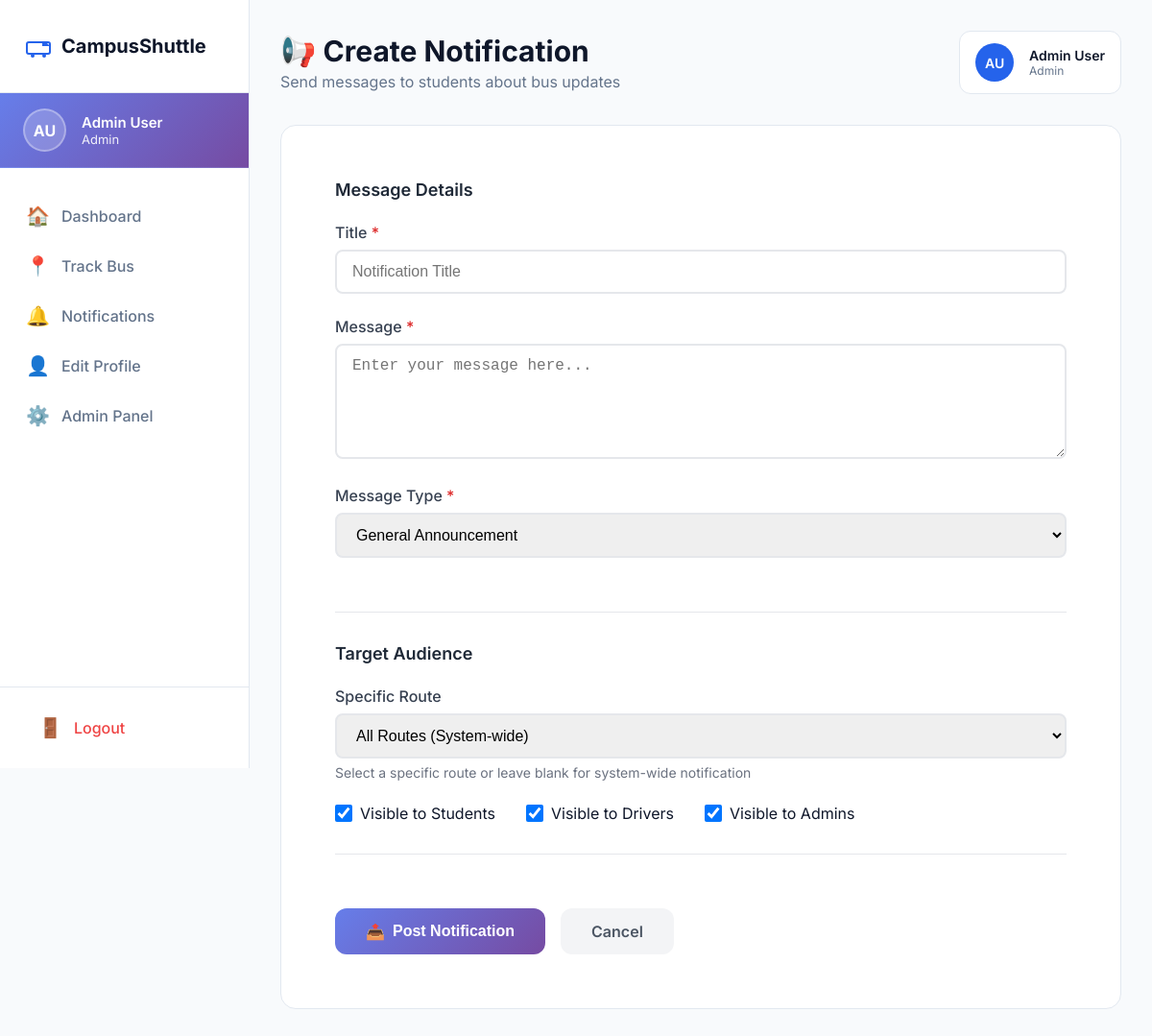
Page /notifications/create/ (signed in) on the committed database.
### core/models.py (models this page shows, shortened)
class User(AbstractUser):
    ROLE_CHOICES = [
        ('admin', 'Admin'),
        ('driver', 'Driver'),
        ('student', 'Student'),
    ]
    GENDER_CHOICES = [
        ('male', 'Male'),
        ('female', 'Female'),
        ('other', 'Other'),
    ]
    role = models.CharField(max_length=10, choices=ROLE_CHOICES, default='student')
    usn = models.CharField(max_length=20, unique=True, null=True, blank=True, verbose_name='USN')
    emp_no = models.CharField(max_length=20, unique=True, null=True, blank=True, verbose_name='Employee Number')
    phone_number = models.CharField(max_length=15, blank=True, null=True)
    gender = models.CharField(max_length=10, choices=GENDER_CHOICES, blank=True, null=True)
    profile_image = models.ImageField(upload_to='profiles/', blank=True, null=True)
    created_at = models.DateTimeField(auto_now_add=True)
    updated_at = models.DateTimeField(auto_now=True)
    groups = models.ManyToManyField(
        'auth.Group',
        verbose_name='groups',
        blank=True,
        help_text='The groups this user belongs to.',
        related_name='custom_user_set',
        related_query_name='custom_user',
    )
    user_permissions = models.ManyToManyField(
        'auth.Permission',
        verbose_name='user permissions',
        blank=True,
        help_text='Specific permissions for this user.',
        related_name='custom_user_set',
        related_query_name='custom_user',
    )
    class Meta:
        ordering = ['-created_at']

### core/views.py (the view)
# urls.py: path('notifications/create/', views.create_notification, name='create_notification'),
@login_required
def create_notification(request):
    if request.user.role not in ['driver', 'admin']:
        messages.error(request, 'You do not have permission to create notifications.')
        return redirect('core:notifications_list')
    if request.method == 'POST':
        form = NotificationForm(request.POST, user=request.user)
        if form.is_valid():
            notification = form.save(commit=False)
            notification.sender = request.user
            notification.save()
            messages.success(request, 'Notification posted successfully!')
            return redirect('core:notifications_list')
    else:
        form = NotificationForm(user=request.user)
    context = {
        'form': form,
    }
    return render(request, 'core/create_notification.html', context)

### core/models.py (called while the page is built)
    def __str__(self):
        return f"{self.route_number} - {self.name}"

### core/templates/core/create_notification.html (shortened to what this page needs)
{% load static %}
<!DOCTYPE html>
<html lang="en">
<head>
    <link rel="stylesheet" href="{% static 'core/css/dashboard.css' %}">
</head>
<body>
    <div class="dashboard-container">
        <aside class="sidebar">
            <div class="sidebar-header">
                <span class="brand-name">CampusShuttle</span>
            </div>
            <div class="sidebar-profile">
                {% if user.profile_image %}
                    <img src="{{ user.profile_image.url }}" alt="Profile" class="sidebar-avatar-img">
                {% else %}
                    <div class="sidebar-avatar">{{ user.first_name.0 }}{{ user.last_name.0 }}</div>
                {% endif %}
                <div class="sidebar-user-info">
                    <div class="sidebar-user-name">{{ user.get_full_name }}</div>
                    <div class="sidebar-user-role">{{ user.get_role_display }}</div>
                </div>
            </div>
            <nav class="sidebar-nav">
                <a href="{% url 'core:dashboard' %}" class="nav-item">
                    <span class="nav-icon">🏠</span>
                    <span>Dashboard</span>
                </a>
                <a href="{% url 'core:track_bus' %}" class="nav-item">
                    <span class="nav-icon">📍</span>
                    <span>Track Bus</span>
                </a>
                <a href="{% url 'core:notifications_list' %}" class="nav-item">
                    <span class="nav-icon">🔔</span>
                    <span>Notifications</span>
                </a>
                <a href="{% url 'core:edit_profile' %}" class="nav-item">
                    <span class="nav-icon">👤</span>
                    <span>Edit Profile</span>
                </a>
                {% if user.role == 'admin' %}
                <a href="/admin/" class="nav-item" target="_blank">
                    <span class="nav-icon">⚙️</span>
                    <span>Admin Panel</span>
                </a>
                {% endif %}
            </nav>
            <div class="sidebar-footer">
                <a href="{% url 'core:logout' %}" class="logout-btn">
                    <span class="nav-icon">🚪</span>
                    <span>Logout</span>
                </a>
            </div>
        </aside>
        <main class="main-content">
            <header class="dashboard-header">
                <div class="header-left">
                    <h1>📢 Create Notification</h1>
                    <p>Send messages to students about bus updates</p>
                </div>
                <div class="header-right">
                    <div class="user-profile">
                        {% if user.profile_image %}
                            <img src="{{ user.profile_image.url }}" alt="Profile" class="user-avatar-img">
                        {% else %}
                            <div class="user-avatar">{{ user.first_name.0 }}{{ user.last_name.0 }}</div>
                        {% endif %}
                        <div class="user-info">
                            <span class="user-name">{{ user.get_full_name }}</span>
                            <span class="user-role">{{ user.get_role_display }}</span>
                        </div>
                    </div>
                </div>
            </header>
            <div class="card form-card">
                <form method="post" class="notification-form">
                    <div class="form-section">
                        <h3>Message Details</h3>
                        <div class="form-group">
                            <label for="{{ form.title.id_for_label }}">Title <span class="required">*</span></label>
                            {{ form.title }}
                        </div>
                        <div class="form-group">
                            <label for="{{ form.message.id_for_label }}">Message <span class="required">*</span></label>
                            {{ form.message }}
                        </div>
                        <div class="form-group">
                            <label for="{{ form.message_type.id_for_label }}">Message Type <span class="required">*</span></label>
                            {{ form.message_type }}
                        </div>
                    </div>
                    <div class="form-section">
                        <h3>Target Audience</h3>
                        {% if user.role == 'driver' %}
                        <div class="auto-target-info">
                            <div class="info-icon">ℹ️</div>
                            <div class="info-content">
                                <p><strong>Automatic Targeting:</strong></p>
                                <p>This notification will be automatically sent to:</p>
                                <ul>
                                    <li>✅ All students registered on your assigned route</li>
                                    <li>✅ All administrators</li>
                                </ul>
                            </div>
                        </div>
                        <div class="form-group">
                            <label for="{{ form.route.id_for_label }}">Your Route <span class="required">*</span></label>
                            {{ form.route }}
                            {% if form.route.errors %}
                            <span class="error">{{ form.route.errors.0 }}</span>
                            {% endif %}
                        </div>
                        {{ form.visible_to_students }}
                        {{ form.visible_to_drivers }}
                        {{ form.visible_to_admins }}
                        {% else %}
                        <div class="form-group">
                            <label for="{{ form.route.id_for_label }}">Specific Route</label>
                            {{ form.route }}
                            <small class="help-text">{{ form.route.help_text }}</small>
                        </div>
                        <div class="visibility-checkboxes">
                            <div class="checkbox-group">
                                {{ form.visible_to_students }}
                                <label for="{{ form.visible_to_students.id_for_label }}">Visible to Students</label>
                            </div>
                            <div class="checkbox-group">
                                {{ form.visible_to_drivers }}
                                <label for="{{ form.visible_to_drivers.id_for_label }}">Visible to Drivers</label>
                            </div>
                            <div class="checkbox-group">
                                {{ form.visible_to_admins }}
                                <label for="{{ form.visible_to_admins.id_for_label }}">Visible to Admins</label>
                            </div>
                        </div>
                        {% endif %}
                    </div>
                    <div class="form-actions">
                        <button type="submit" class="btn-submit">
                            <span>📤</span>
                            <span>Post Notification</span>
                        </button>
                        <a href="{% url 'core:notifications_list' %}" class="btn-cancel">Cancel</a>
                    </div>
                </form>
            </div>
        </main>
    </div>
</body>
</html>

### core/static/core/css/dashboard.css (style rules this page uses)
:root { --primary-color: #2563eb; --primary-dark: #1e40af; --secondary-color: #64748b; --background: #f8fafc; --surface: #ffffff; --text-primary: #0f172a; --text-secondary: #64748b; --border-color: #e2e8f0; --success-color: #10b981; --warning-color: #f59e0b; --error-color: #ef4444; --info-color: #3b82f6; --sidebar-width: 260px; --hover-bg: #f1f5f9; --active-bg: #eff6ff; --card-shadow: 0 1px 3px rgba(0, 0, 0, 0.1); }
* { margin: 0; padding: 0; box-sizing: border-box; }
body { font-family: 'Inter', -apple-system, BlinkMacSystemFont, 'Segoe UI', sans-serif; background: var(--background); color: var(--text-primary); }
.dashboard-container { min-height: 100vh; }
.sidebar { background: var(--surface); border-right: 1px solid var(--border-color); display: flex; flex-direction: column; position: fixed; top: 0; left: 0; width: var(--sidebar-width); height: 100vh; overflow-y: auto; z-index: 1000; }
.sidebar-header { padding: 2rem 1.5rem; display: flex; align-items: center; gap: 0.5rem; border-bottom: 1px solid var(--border-color); }
.logo-icon { color: var(--primary-color); }
.brand-name { font-size: 1.25rem; font-weight: 700; color: var(--text-primary); }
.sidebar-nav { flex: 1; padding: 1.5rem 0; }
.nav-item { display: flex; align-items: center; gap: 0.75rem; padding: 0.875rem 1.5rem; color: var(--text-secondary); text-decoration: none; transition: all 0.2s ease; font-weight: 500; }
.nav-icon, .icon { font-size: 1.25rem; }
.sidebar-footer { border-top: 1px solid var(--border-color); padding: 1rem; }
.logout-btn { display: flex; align-items: center; gap: 0.75rem; padding: 0.875rem 1.5rem; color: var(--error-color); text-decoration: none; border-radius: 0.5rem; transition: all 0.2s ease; font-weight: 500; }
.main-content { margin-left: var(--sidebar-width); padding: 2rem; min-height: 100vh; width: calc(100% - var(--sidebar-width)); }
.dashboard-header { display: flex; justify-content: space-between; align-items: center; margin-bottom: 2rem; }
.header-left h1 { font-size: 1.875rem; font-weight: 700; margin-bottom: 0.25rem; }
.header-left p { color: var(--text-secondary); }
.user-profile { display: flex; align-items: center; gap: 1rem; background: var(--surface); padding: 0.75rem 1rem; border-radius: 0.75rem; border: 1px solid var(--border-color); }
.user-avatar { width: 2.5rem; height: 2.5rem; border-radius: 50%; background: var(--primary-color); color: white; display: flex; align-items: center; justify-content: center; font-weight: 600; font-size: 0.875rem; flex-shrink: 0; }
.user-info { display: flex; flex-direction: column; }
.user-name { font-weight: 600; font-size: 0.875rem; }
.user-role { font-size: 0.75rem; color: var(--text-secondary); }
.card { background: var(--surface); border-radius: 1rem; border: 1px solid var(--border-color); padding: 1.5rem; }
.sidebar-profile { display: flex; align-items: center; gap: 1rem; padding: 1rem 1.5rem; background: linear-gradient(135deg, #667eea 0%, #764ba2 100%); color: white; border-bottom: 1px solid rgba(255, 255, 255, 0.1); }
.sidebar-avatar, .sidebar-avatar-img { width: 45px; height: 45px; border-radius: 50%; flex-shrink: 0; }
.sidebar-avatar { background: rgba(255, 255, 255, 0.2); display: flex; align-items: center; justify-content: center; font-weight: 700; font-size: 1rem; border: 2px solid rgba(255, 255, 255, 0.3); }
.sidebar-user-info { flex: 1; overflow: hidden; }
.sidebar-user-name { font-weight: 600; font-size: 0.938rem; white-space: nowrap; overflow: hidden; text-overflow: ellipsis; }
.sidebar-user-role { font-size: 0.813rem; opacity: 0.9; white-space: nowrap; overflow: hidden; text-overflow: ellipsis; }

### rows in the picture
User: first_name.0 "A", last_name.0 "U", get_full_name "Admin User", role "Admin"
